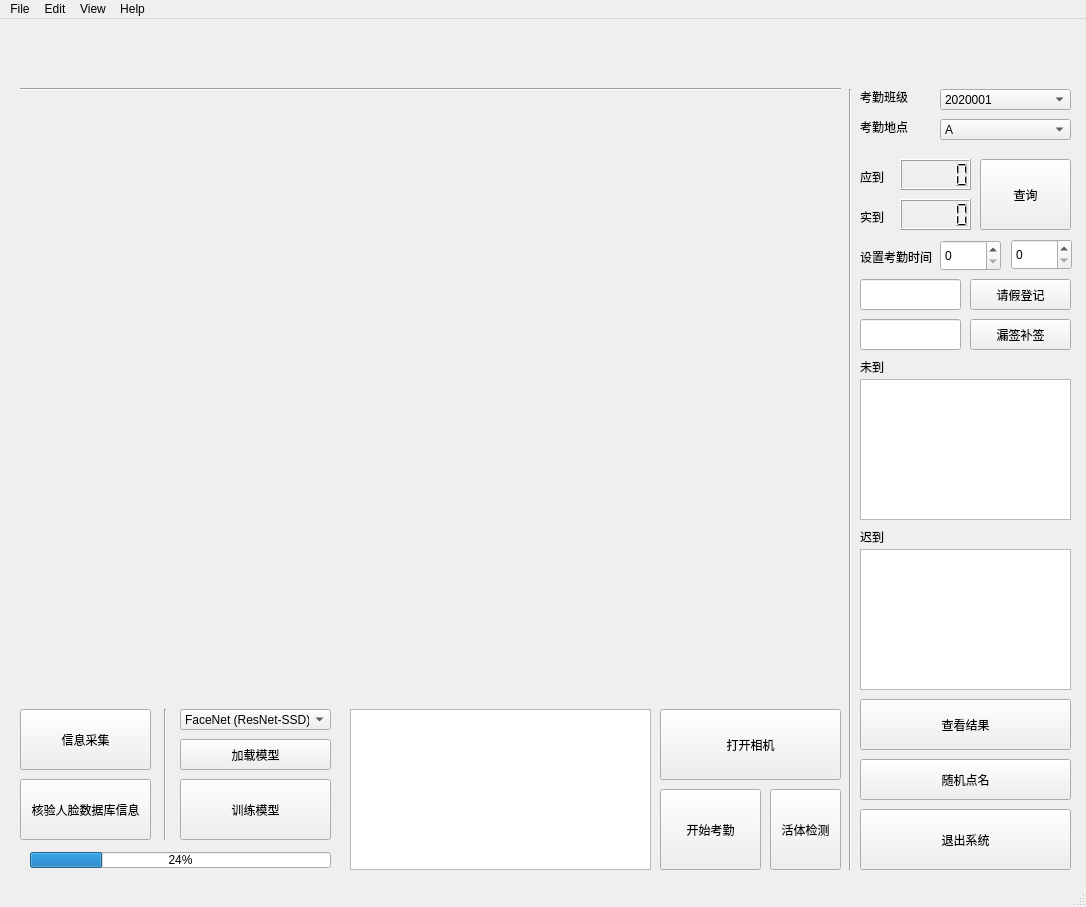
<?xml version="1.0" encoding="UTF-8"?>
<ui version="4.0">
 <class>MainWindow</class>
 <widget class="QMainWindow" name="MainWindow">
  <property name="geometry">
   <rect>
    <x>0</x>
    <y>0</y>
    <width>1086</width>
    <height>907</height>
   </rect>
  </property>
  <property name="windowTitle">
   <string>MainWindow</string>
  </property>
  <widget class="QWidget" name="centralwidget">
   <widget class="QLabel" name="label_camera">
    <property name="geometry">
     <rect>
      <x>30</x>
      <y>80</y>
      <width>700</width>
      <height>600</height>
     </rect>
    </property>
    <property name="text">
     <string/>
    </property>
   </widget>
   <widget class="QLabel" name="label_time">
    <property name="geometry">
     <rect>
      <x>850</x>
      <y>20</y>
      <width>231</width>
      <height>30</height>
     </rect>
    </property>
    <property name="text">
     <string/>
    </property>
   </widget>
   <widget class="QPushButton" name="bt_random_check">
    <property name="geometry">
     <rect>
      <x>860</x>
      <y>740</y>
      <width>211</width>
      <height>41</height>
     </rect>
    </property>
    <property name="text">
     <string>随机点名</string>
    </property>
   </widget>
   <widget class="QPushButton" name="bt_supplement">
    <property name="geometry">
     <rect>
      <x>970</x>
      <y>300</y>
      <width>101</width>
      <height>31</height>
     </rect>
    </property>
    <property name="text">
     <string>漏签补签</string>
    </property>
   </widget>
   <widget class="QTableView" name="tableView_late">
    <property name="geometry">
     <rect>
      <x>860</x>
      <y>360</y>
      <width>211</width>
      <height>141</height>
     </rect>
    </property>
   </widget>
   <widget class="QLabel" name="label_location">
    <property name="geometry">
     <rect>
      <x>860</x>
      <y>100</y>
      <width>61</width>
      <height>16</height>
     </rect>
    </property>
    <property name="text">
     <string>考勤地点</string>
    </property>
   </widget>
   <widget class="Line" name="line_1">
    <property name="geometry">
     <rect>
      <x>150</x>
      <y>690</y>
      <width>31</width>
      <height>131</height>
     </rect>
    </property>
    <property name="orientation">
     <enum>Qt::Vertical</enum>
    </property>
   </widget>
   <widget class="QLineEdit" name="lineEdit_supplement">
    <property name="geometry">
     <rect>
      <x>860</x>
      <y>300</y>
      <width>101</width>
      <height>31</height>
     </rect>
    </property>
   </widget>
   <widget class="QTextBrowser" name="textBrowser_log">
    <property name="geometry">
     <rect>
      <x>350</x>
      <y>690</y>
      <width>301</width>
      <height>161</height>
     </rect>
    </property>
   </widget>
   <widget class="QProgressBar" name="progressBar">
    <property name="geometry">
     <rect>
      <x>30</x>
      <y>833</y>
      <width>301</width>
      <height>16</height>
     </rect>
    </property>
    <property name="value">
     <number>24</number>
    </property>
   </widget>
   <widget class="QPushButton" name="bt_blinks">
    <property name="geometry">
     <rect>
      <x>770</x>
      <y>770</y>
      <width>71</width>
      <height>81</height>
     </rect>
    </property>
    <property name="text">
     <string>活体检测</string>
    </property>
   </widget>
   <widget class="QPushButton" name="bt_start_check">
    <property name="geometry">
     <rect>
      <x>660</x>
      <y>770</y>
      <width>101</width>
      <height>81</height>
     </rect>
    </property>
    <property name="text">
     <string>开始考勤</string>
    </property>
   </widget>
   <widget class="QComboBox" name="comboBox_location_2">
    <property name="geometry">
     <rect>
      <x>180</x>
      <y>690</y>
      <width>151</width>
      <height>21</height>
     </rect>
    </property>
    <item>
     <property name="text">
      <string>FaceNet (ResNet-SSD)</string>
     </property>
    </item>
    <item>
     <property name="text">
      <string>FaceNet (MTCNN)</string>
     </property>
    </item>
    <item>
     <property name="text">
      <string>RetinaFace</string>
     </property>
    </item>
    <item>
     <property name="text">
      <string>ArcFace</string>
     </property>
    </item>
    <item>
     <property name="text">
      <string>CenterFace</string>
     </property>
    </item>
    <item>
     <property name="text">
      <string>DBFace</string>
     </property>
    </item>
    <item>
     <property name="text">
      <string>FaceBoxes</string>
     </property>
    </item>
    <item>
     <property name="text">
      <string>S3FD</string>
     </property>
    </item>
   </widget>
   <widget class="QPushButton" name="bt_generator">
    <property name="geometry">
     <rect>
      <x>180</x>
      <y>760</y>
      <width>151</width>
      <height>61</height>
     </rect>
    </property>
    <property name="text">
     <string>训练模型</string>
    </property>
   </widget>
   <widget class="QTableView" name="tableView_escape">
    <property name="geometry">
     <rect>
      <x>860</x>
      <y>530</y>
      <width>211</width>
      <height>141</height>
     </rect>
    </property>
   </widget>
   <widget class="QPushButton" name="bt_load_model">
    <property name="geometry">
     <rect>
      <x>180</x>
      <y>720</y>
      <width>151</width>
      <height>31</height>
     </rect>
    </property>
    <property name="text">
     <string>加载模型</string>
    </property>
   </widget>
   <widget class="QPushButton" name="bt_view">
    <property name="geometry">
     <rect>
      <x>860</x>
      <y>680</y>
      <width>211</width>
      <height>51</height>
     </rect>
    </property>
    <property name="text">
     <string>查看结果</string>
    </property>
   </widget>
   <widget class="QLabel" name="label_lcdName2">
    <property name="geometry">
     <rect>
      <x>860</x>
      <y>190</y>
      <width>31</width>
      <height>16</height>
     </rect>
    </property>
    <property name="text">
     <string>实到</string>
    </property>
   </widget>
   <widget class="QLabel" name="label_class">
    <property name="geometry">
     <rect>
      <x>860</x>
      <y>70</y>
      <width>51</width>
      <height>16</height>
     </rect>
    </property>
    <property name="text">
     <string>考勤班级</string>
    </property>
   </widget>
   <widget class="QSpinBox" name="spinBox_time_hour">
    <property name="geometry">
     <rect>
      <x>940</x>
      <y>221</y>
      <width>61</width>
      <height>31</height>
     </rect>
    </property>
   </widget>
   <widget class="QLCDNumber" name="lcd_1">
    <property name="geometry">
     <rect>
      <x>900</x>
      <y>140</y>
      <width>71</width>
      <height>31</height>
     </rect>
    </property>
   </widget>
   <widget class="QPushButton" name="bt_check_variation">
    <property name="geometry">
     <rect>
      <x>20</x>
      <y>760</y>
      <width>131</width>
      <height>61</height>
     </rect>
    </property>
    <property name="text">
     <string>核验人脸数据库信息</string>
    </property>
   </widget>
   <widget class="QLabel" name="label_listName2">
    <property name="geometry">
     <rect>
      <x>860</x>
      <y>510</y>
      <width>41</width>
      <height>16</height>
     </rect>
    </property>
    <property name="text">
     <string>迟到</string>
    </property>
   </widget>
   <widget class="QLCDNumber" name="lcd_2">
    <property name="geometry">
     <rect>
      <x>900</x>
      <y>180</y>
      <width>71</width>
      <height>31</height>
     </rect>
    </property>
   </widget>
   <widget class="QPushButton" name="bt_open_camera">
    <property name="geometry">
     <rect>
      <x>660</x>
      <y>690</y>
      <width>181</width>
      <height>71</height>
     </rect>
    </property>
    <property name="text">
     <string>打开相机</string>
    </property>
   </widget>
   <widget class="QLabel" name="label_title">
    <property name="geometry">
     <rect>
      <x>360</x>
      <y>20</y>
      <width>400</width>
      <height>40</height>
     </rect>
    </property>
    <property name="text">
     <string/>
    </property>
   </widget>
   <widget class="QLabel" name="label_logo">
    <property name="geometry">
     <rect>
      <x>30</x>
      <y>70</y>
      <width>800</width>
      <height>600</height>
     </rect>
    </property>
    <property name="minimumSize">
     <size>
      <width>800</width>
      <height>600</height>
     </size>
    </property>
    <property name="maximumSize">
     <size>
      <width>800</width>
      <height>600</height>
     </size>
    </property>
    <property name="text">
     <string/>
    </property>
   </widget>
   <widget class="QPushButton" name="bt_leave">
    <property name="geometry">
     <rect>
      <x>970</x>
      <y>260</y>
      <width>101</width>
      <height>31</height>
     </rect>
    </property>
    <property name="text">
     <string>请假登记</string>
    </property>
   </widget>
   <widget class="QPushButton" name="bt_check">
    <property name="geometry">
     <rect>
      <x>980</x>
      <y>140</y>
      <width>91</width>
      <height>71</height>
     </rect>
    </property>
    <property name="text">
     <string>查询</string>
    </property>
   </widget>
   <widget class="QLabel" name="label_location_2">
    <property name="geometry">
     <rect>
      <x>860</x>
      <y>230</y>
      <width>81</width>
      <height>16</height>
     </rect>
    </property>
    <property name="text">
     <string>设置考勤时间</string>
    </property>
   </widget>
   <widget class="QPushButton" name="bt_exit">
    <property name="geometry">
     <rect>
      <x>860</x>
      <y>790</y>
      <width>211</width>
      <height>61</height>
     </rect>
    </property>
    <property name="text">
     <string>退出系统</string>
    </property>
   </widget>
   <widget class="Line" name="line_4">
    <property name="geometry">
     <rect>
      <x>20</x>
      <y>60</y>
      <width>821</width>
      <height>21</height>
     </rect>
    </property>
    <property name="orientation">
     <enum>Qt::Horizontal</enum>
    </property>
   </widget>
   <widget class="QComboBox" name="comboBox_class">
    <property name="geometry">
     <rect>
      <x>940</x>
      <y>70</y>
      <width>131</width>
      <height>21</height>
     </rect>
    </property>
    <item>
     <property name="text">
      <string>2020001</string>
     </property>
    </item>
    <item>
     <property name="text">
      <string>2020002</string>
     </property>
    </item>
   </widget>
   <widget class="QLineEdit" name="lineEdit_leave">
    <property name="geometry">
     <rect>
      <x>860</x>
      <y>260</y>
      <width>101</width>
      <height>31</height>
     </rect>
    </property>
   </widget>
   <widget class="QLabel" name="label_listName1">
    <property name="geometry">
     <rect>
      <x>860</x>
      <y>340</y>
      <width>31</width>
      <height>16</height>
     </rect>
    </property>
    <property name="text">
     <string>未到</string>
    </property>
   </widget>
   <widget class="QPushButton" name="bt_gathering">
    <property name="geometry">
     <rect>
      <x>20</x>
      <y>690</y>
      <width>131</width>
      <height>61</height>
     </rect>
    </property>
    <property name="text">
     <string>信息采集</string>
    </property>
   </widget>
   <widget class="QLabel" name="label_lcdName1">
    <property name="geometry">
     <rect>
      <x>860</x>
      <y>150</y>
      <width>31</width>
      <height>16</height>
     </rect>
    </property>
    <property name="text">
     <string>应到</string>
    </property>
   </widget>
   <widget class="Line" name="line_2">
    <property name="geometry">
     <rect>
      <x>840</x>
      <y>70</y>
      <width>20</width>
      <height>781</height>
     </rect>
    </property>
    <property name="orientation">
     <enum>Qt::Vertical</enum>
    </property>
   </widget>
   <widget class="QSpinBox" name="spinBox_time_minute">
    <property name="geometry">
     <rect>
      <x>1011</x>
      <y>220</y>
      <width>61</width>
      <height>31</height>
     </rect>
    </property>
   </widget>
   <widget class="QComboBox" name="comboBox_location">
    <property name="geometry">
     <rect>
      <x>940</x>
      <y>100</y>
      <width>131</width>
      <height>21</height>
     </rect>
    </property>
    <item>
     <property name="text">
      <string>A</string>
     </property>
    </item>
    <item>
     <property name="text">
      <string>B</string>
     </property>
    </item>
    <item>
     <property name="text">
      <string>C</string>
     </property>
    </item>
    <item>
     <property name="text">
      <string>D</string>
     </property>
    </item>
    <item>
     <property name="text">
      <string>E</string>
     </property>
    </item>
   </widget>
  </widget>
  <widget class="QMenuBar" name="menubar">
   <property name="geometry">
    <rect>
     <x>0</x>
     <y>0</y>
     <width>1086</width>
     <height>23</height>
    </rect>
   </property>
   <widget class="QMenu" name="menuFile">
    <property name="title">
     <string>File</string>
    </property>
    <addaction name="actionOpen"/>
    <addaction name="actionSetting"/>
    <addaction name="actionExport"/>
   </widget>
   <widget class="QMenu" name="menuEdit">
    <property name="title">
     <string>Edit</string>
    </property>
   </widget>
   <widget class="QMenu" name="menuView">
    <property name="title">
     <string>View</string>
    </property>
   </widget>
   <widget class="QMenu" name="menuHelp">
    <property name="title">
     <string>Help</string>
    </property>
    <addaction name="actionAbout"/>
   </widget>
   <addaction name="menuFile"/>
   <addaction name="menuEdit"/>
   <addaction name="menuView"/>
   <addaction name="menuHelp"/>
  </widget>
  <widget class="QStatusBar" name="statusbar"/>
  <action name="actionAbout">
   <property name="text">
    <string>About</string>
   </property>
   <property name="whatsThis">
    <string>Author: datamonday</string>
   </property>
  </action>
  <action name="actionOpen">
   <property name="text">
    <string>Open</string>
   </property>
  </action>
  <action name="actionSetting">
   <property name="text">
    <string>Setting</string>
   </property>
  </action>
  <action name="actionExport">
   <property name="text">
    <string>Export</string>
   </property>
  </action>
 </widget>
 <resources/>
 <connections/>
</ui>
